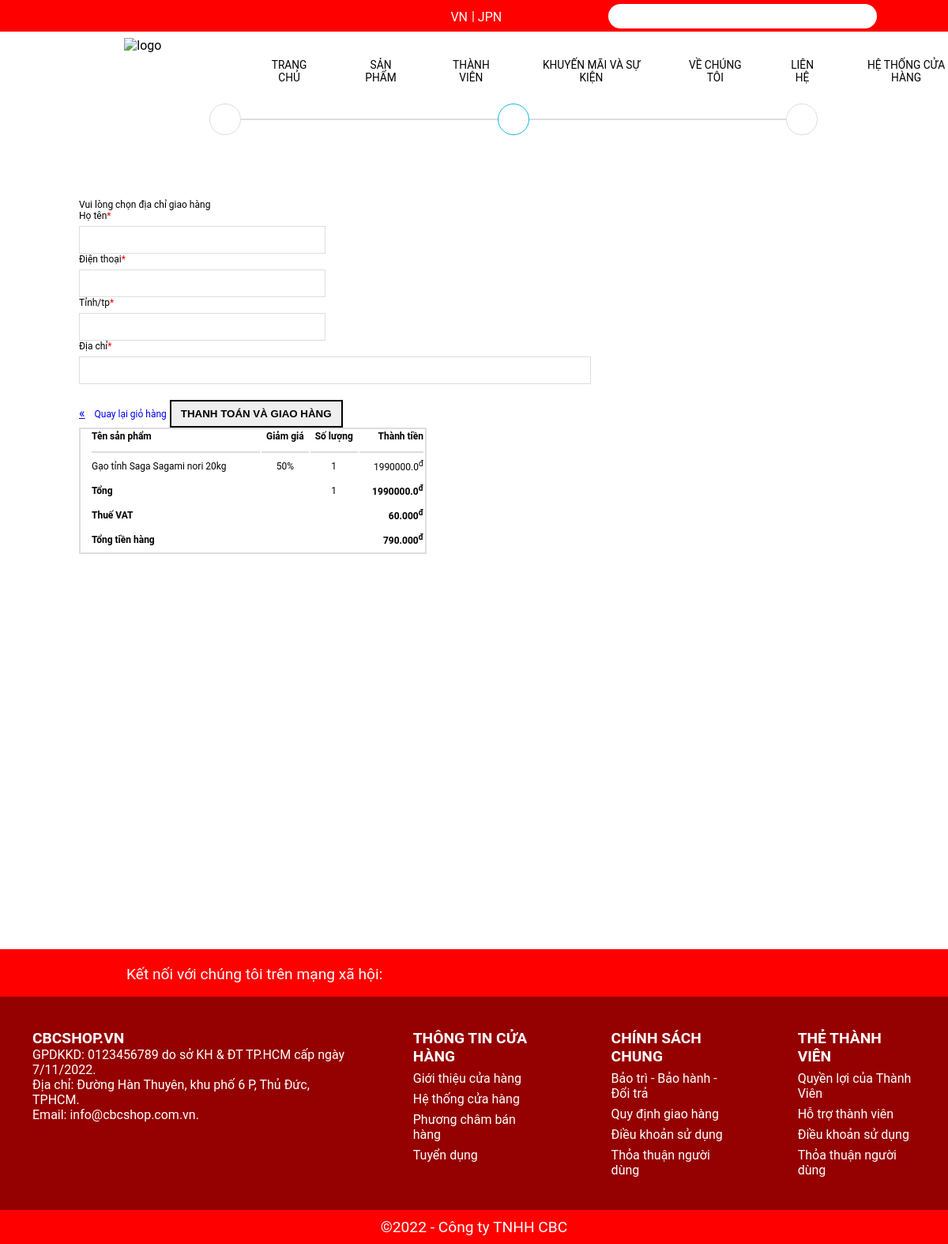
The app's page /delivery/ (signed in), older data.
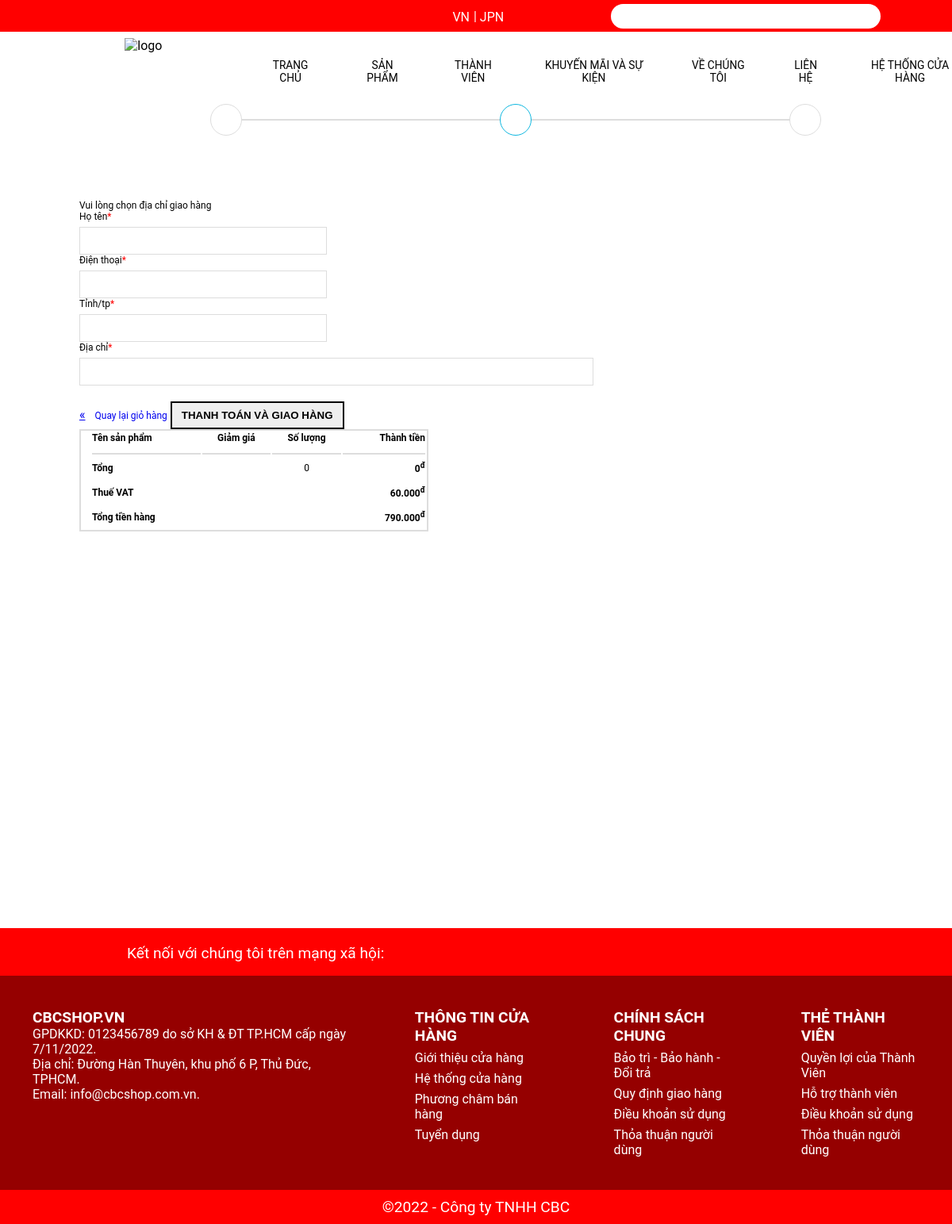
The same page, newer data.
### my_app/models.py (models this page shows, shortened)
class OrderItem(models.Model):
    product = models.ForeignKey(Product, on_delete=models.SET_NULL,blank=True,null=True)
    order = models.ForeignKey(Order, on_delete=models.SET_NULL, blank=True, null=True)
    quantity = models.IntegerField(default=0,null=True,blank=True)
    date_added = models.DateTimeField(auto_now_add=True)
    @property
    def get_total(self):
        total = self.product.price * self.quantity
        return total

class Product(models.Model):
    ID = models.IntegerField(primary_key=True)
    category = models.ManyToManyField(Category,related_name="product")
    name = models.CharField(max_length=200, null=True)
    price = models.FloatField()
    categy = models.CharField(max_length=200,null=True)
    sell = models.IntegerField()
    image = models.ImageField(null=True,blank=True)
    sale = models.IntegerField(null=True)
    star_rating = models.FloatField(default=0,null=True)  # Thêm trường star_rating

class Order(models.Model):
    customer = models.ForeignKey(User, on_delete=models.SET_NULL,blank=True,null=True)
    date_order = models.DateTimeField(auto_now_add=True)
    complete = models.BooleanField(default = False,null=True,blank=False)
    transaction_id = models.CharField(max_length=200,null=True)
    @property
    def get_cart_item(self):
        orderitems = self.orderitem_set.all()
        total = sum([item.quantity for item in orderitems])
        return total
    @property
    def get_cart_total(self):
        orderitems = self.orderitem_set.all()
        total = sum([item.get_total for item in orderitems])
        return total

### my_app/views.py (the view, shortened to what this page needs)
# urls.py: path('delivery/',views.delivery, name='delivery'),
def delivery(request):
    if request.user.is_authenticated:
        customer = request.user
        order, created = Order.objects.get_or_create(customer=customer, complete=False)
        items = order.orderitem_set.all()
        cartItems = order.get_cart_item
        user_login = "hidden"
        user_logout = "show"
        if request.user.is_staff:
            user_staff = "show"
        else:
            user_staff = "hidden"
    categories = Category.objects.filter(is_sub=False)
    context = {'items': items, 'order': order, 'user_login':user_login, 'user_logout':user_logout,"cartItems":cartItems,'user_staff':user_staff,"categories":categories}
    return render(request, 'html/delivery.html', context)

### my_app/templates/html/delivery.html (shortened to what this page needs)
{% extends 'html/base.html' %}
{% load static %}
{% block delivery_content %}
<head>
    <link rel="stylesheet" href="{% static 'assets/delivery.css' %}">
</head>
<section class="delivery-cart">
    <div class="container">
        <div class="delivery-top-wrap">
            <div class="delivery-top">
                <div class="delivery-top-delivery delivery-top-item">
                    <i class="fas fa-shopping-cart"></i>
                </div>
                <div class="delivery-top-adress delivery-top-item">
                    <i class="fas fa-map-marker-alt"></i>
                </div>
                <div class="delivery-top-payment delivery-top-item">
                    <i class="fas fa-money-check-alt"></i>
                </div>
            </div>
        </div>
    </div>
    <div class="container">
        <div class="delivery-content row">
            <div class="delivery-content-left">
                <form action="{% url 'checkout' %}" method="POST">
                    <p>Vui lòng chọn địa chỉ giao hàng</p>
                    <div class="delivery-content-left-input-top row">
                        <div class="delivery-content-left-input-top-item">
                            <label for="customerName">Họ tên<span style="color:red">*</span></label>
                            <input type="text" name="customerName" id="customerName">
                        </div>
                        <div class="delivery-content-left-input-top-item">
                            <label for="mobile">Điện thoại<span style="color:red">*</span></label>
                            <input type="text" name="mobile" id="mobile">
                        </div>
                        <div class="delivery-content-left-input-top-item">
                            <label for="city">Tỉnh/tp<span style="color:red">*</span></label>
                            <input type="text" name="city" id="city">
                        </div>
                    </div>
                    <div class="delivery-content-left-input-bottom">
                        <label for="address">Địa chỉ<span style="color:red">*</span></label>
                        <input type="text" name="address" id="address">
                    </div>
                    <div class="delivery-content-left-button row">
                        <a href="javascript:history.back()"><span>&#171;</span><p>Quay lại giỏ hàng</p></a>
                        <button type="submit" style="font-weight: bold;">THANH TOÁN VÀ GIAO HÀNG</button>
                    </div>
                </form>
            </div>
            <div class="delivery-content-right">
                <table>
                    <tr>
                        <th>Tên sản phẩm</th>
                        <th>Giảm giá</th>
                        <th>Số lượng</th>
                        <th>Thành tiền</th>
                    </tr>
                    {% for item in items %}
                    <tr>
                        <td>{{item.product.name}}</td>
                        <td>{{item.product.sale}}%</td>
                        <td>1</td>
                        <td><p>{{item.product.price}}<sup>đ</sup></p></td>
                    </tr>
                    {% endfor %}
                    <tr>
                        <td style="font-weight: bold;" colspan="2">Tổng</td>
                        <td>{{order.get_cart_item}}</td>
                        <td style="font-weight: bold;"><p>{{order.get_cart_total}}<sup>đ</sup></p></td>
                    </tr>
                    <tr>
                        <td style="font-weight: bold;" colspan="3">Thuế VAT</td>
                        <td style="font-weight: bold;"><p>60.000<sup>đ</sup></p></td>
                    </tr>
                    <tr>
                        <td style="font-weight: bold;" colspan="3">Tổng tiền hàng</td>
                        <td style="font-weight: bold;"><p>790.000<sup>đ</sup></p></td>
                    </tr>
                </table>
            </div>
        </div>
    </div>
</section>
{% endblock delivery_content %}

Row changes from the older to the newer data that the page shows:
no longer on this page (row unchanged): OrderItem: product.name "Gạo tỉnh Saga Sagami nori 20kg", product.sale "50", product.price "1990000.0"
no longer on this page (row edited): Order: get_cart_item "1", get_cart_total "1990000.0"
added Order: get_cart_item "0", get_cart_total "0"
